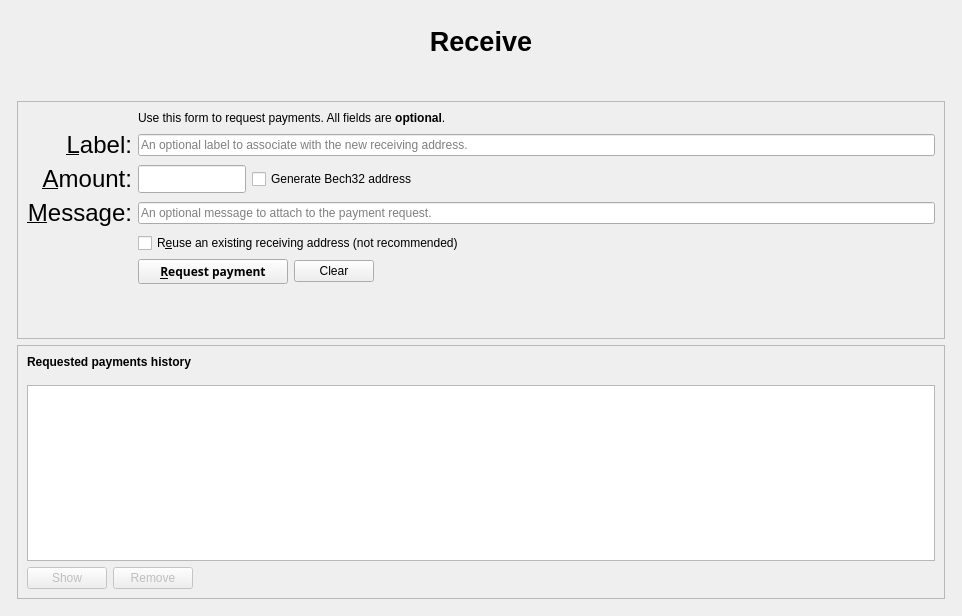
<?xml version="1.0" encoding="UTF-8"?>
<ui version="4.0">
 <class>ReceiveCoinsDialog</class>
 <widget class="QWidget" name="ReceiveCoinsDialog">
  <property name="geometry">
   <rect>
    <x>0</x>
    <y>0</y>
    <width>962</width>
    <height>616</height>
   </rect>
  </property>
  <layout class="QVBoxLayout" name="verticalLayout" stretch="0">
   <item>
    <layout class="QVBoxLayout" name="verticalLayout_Master" stretch="0,1">
     <property name="spacing">
      <number>0</number>
     </property>
     <item>
      <widget class="QFrame" name="frame_Header">
       <layout class="QVBoxLayout" name="verticalLayout_8">
        <property name="leftMargin">
         <number>0</number>
        </property>
        <property name="topMargin">
         <number>0</number>
        </property>
        <property name="rightMargin">
         <number>0</number>
        </property>
        <property name="bottomMargin">
         <number>0</number>
        </property>
        <item>
         <layout class="QHBoxLayout" name="horizontalLayout_Header" stretch="1">
          <item>
           <widget class="QLabel" name="labelOverviewHeaderLeft">
            <property name="minimumSize">
             <size>
              <width>464</width>
              <height>60</height>
             </size>
            </property>
            <property name="maximumSize">
             <size>
              <width>16777215</width>
              <height>60</height>
             </size>
            </property>
            <property name="font">
             <font>
              <pointsize>20</pointsize>
              <weight>75</weight>
              <bold>true</bold>
             </font>
            </property>
            <property name="text">
             <string>Receive</string>
            </property>
            <property name="alignment">
             <set>Qt::AlignCenter</set>
            </property>
           </widget>
          </item>
         </layout>
        </item>
       </layout>
      </widget>
     </item>
     <item>
      <widget class="QFrame" name="frame_BG">
       <layout class="QVBoxLayout" name="verticalLayout_5">
        <property name="leftMargin">
         <number>6</number>
        </property>
        <property name="topMargin">
         <number>6</number>
        </property>
        <property name="rightMargin">
         <number>6</number>
        </property>
        <property name="bottomMargin">
         <number>6</number>
        </property>
        <item>
         <spacer name="verticalSpacer_3">
          <property name="orientation">
           <enum>Qt::Vertical</enum>
          </property>
          <property name="sizeType">
           <enum>QSizePolicy::Preferred</enum>
          </property>
          <property name="sizeHint" stdset="0">
           <size>
            <width>20</width>
            <height>40</height>
           </size>
          </property>
         </spacer>
        </item>
        <item>
         <widget class="QFrame" name="frame2">
          <property name="sizePolicy">
           <sizepolicy hsizetype="Preferred" vsizetype="Expanding">
            <horstretch>0</horstretch>
            <verstretch>0</verstretch>
           </sizepolicy>
          </property>
          <property name="frameShape">
           <enum>QFrame::StyledPanel</enum>
          </property>
          <property name="frameShadow">
           <enum>QFrame::Sunken</enum>
          </property>
          <layout class="QVBoxLayout" name="verticalLayout_3">
           <item>
            <layout class="QGridLayout" name="gridLayout">
             <item row="7" column="2">
              <widget class="QCheckBox" name="reuseAddress">
               <property name="toolTip">
                <string>Reuse one of the previously used receiving addresses.&lt;br&gt;Reusing addresses has security and privacy issues.&lt;br&gt;Do not use this unless re-generating a payment request made before.</string>
               </property>
               <property name="text">
                <string>R&amp;euse an existing receiving address (not recommended)</string>
               </property>
              </widget>
             </item>
             <item row="7" column="0">
              <widget class="QLabel" name="label_4">
               <property name="text">
                <string/>
               </property>
              </widget>
             </item>
             <item row="6" column="0">
              <widget class="QLabel" name="label_3">
               <property name="font">
                <font>
                 <pointsize>18</pointsize>
                </font>
               </property>
               <property name="toolTip">
                <string>An optional message to attach to the payment request, which will be displayed when the request is opened. Note: The message will not be sent with the payment over the MANO network.</string>
               </property>
               <property name="text">
                <string>&amp;Message:</string>
               </property>
               <property name="alignment">
                <set>Qt::AlignRight|Qt::AlignTrailing|Qt::AlignVCenter</set>
               </property>
               <property name="buddy">
                <cstring>reqMessage</cstring>
               </property>
              </widget>
             </item>
             <item row="4" column="2">
              <widget class="QLineEdit" name="reqLabel">
               <property name="toolTip">
                <string>An optional label to associate with the new receiving address.</string>
               </property>
               <property name="placeholderText">
                <string>An optional label to associate with the new receiving address.</string>
               </property>
              </widget>
             </item>
             <item row="6" column="2">
              <widget class="QLineEdit" name="reqMessage">
               <property name="toolTip">
                <string>An optional message to attach to the payment request, which will be displayed when the request is opened.&lt;br&gt;Note: The message will not be sent with the payment over the MANO network.</string>
               </property>
               <property name="placeholderText">
                <string>An optional message to attach to the payment request.</string>
               </property>
              </widget>
             </item>
             <item row="2" column="2">
              <widget class="QLabel" name="label_5">
               <property name="text">
                <string>Use this form to request payments. All fields are &lt;b&gt;optional&lt;/b&gt;.</string>
               </property>
              </widget>
             </item>
             <item row="4" column="0">
              <widget class="QLabel" name="label_2">
               <property name="font">
                <font>
                 <pointsize>18</pointsize>
                </font>
               </property>
               <property name="toolTip">
                <string>An optional label to associate with the new receiving address.</string>
               </property>
               <property name="text">
                <string>&amp;Label:</string>
               </property>
               <property name="alignment">
                <set>Qt::AlignRight|Qt::AlignTrailing|Qt::AlignVCenter</set>
               </property>
               <property name="buddy">
                <cstring>reqLabel</cstring>
               </property>
              </widget>
             </item>
             <item row="5" column="0">
              <widget class="QLabel" name="label">
               <property name="font">
                <font>
                 <pointsize>18</pointsize>
                </font>
               </property>
               <property name="toolTip">
                <string>An optional amount to request. Leave this empty or zero to not request a specific amount.</string>
               </property>
               <property name="text">
                <string>&amp;Amount:</string>
               </property>
               <property name="alignment">
                <set>Qt::AlignRight|Qt::AlignTrailing|Qt::AlignVCenter</set>
               </property>
               <property name="buddy">
                <cstring>reqAmount</cstring>
               </property>
              </widget>
             </item>
             <item row="5" column="2">
              <layout class="QHBoxLayout" name="horizontalLayout_6">
               <item>
                <widget class="BitcoinAmountField" name="reqAmount">
                 <property name="sizePolicy">
                  <sizepolicy hsizetype="Fixed" vsizetype="Fixed">
                   <horstretch>0</horstretch>
                   <verstretch>0</verstretch>
                  </sizepolicy>
                 </property>
                 <property name="minimumSize">
                  <size>
                   <width>80</width>
                   <height>0</height>
                  </size>
                 </property>
                 <property name="maximumSize">
                  <size>
                   <width>1000</width>
                   <height>100</height>
                  </size>
                 </property>
                 <property name="toolTip">
                  <string>An optional amount to request. Leave this empty or zero to not request a specific amount.</string>
                 </property>
                </widget>
               </item>
               <item>
                <widget class="QCheckBox" name="useBech32">
                 <property name="sizePolicy">
                  <sizepolicy hsizetype="Fixed" vsizetype="Fixed">
                   <horstretch>0</horstretch>
                   <verstretch>0</verstretch>
                  </sizepolicy>
                 </property>
                 <property name="maximumSize">
                  <size>
                   <width>1000</width>
                   <height>16777215</height>
                  </size>
                 </property>
                 <property name="focusPolicy">
                  <enum>Qt::StrongFocus</enum>
                 </property>
                 <property name="toolTip">
                  <string>Bech32 addresses (BIP-173) are cheaper to spend from and offer better protection against typos. When unchecked a P2SH wrapped SegWit address will be created, compatible with older wallets.</string>
                 </property>
                 <property name="text">
                  <string>Generate Bech32 address</string>
                 </property>
                </widget>
               </item>
               <item>
                <spacer name="horizontalSpacer_3">
                 <property name="orientation">
                  <enum>Qt::Horizontal</enum>
                 </property>
                 <property name="sizeHint" stdset="0">
                  <size>
                   <width>0</width>
                   <height>0</height>
                  </size>
                 </property>
                </spacer>
               </item>
              </layout>
             </item>
             <item row="8" column="0">
              <widget class="QLabel" name="label_7">
               <property name="text">
                <string/>
               </property>
              </widget>
             </item>
             <item row="8" column="2">
              <layout class="QHBoxLayout" name="horizontalLayout">
               <item>
                <widget class="QPushButton" name="receiveButton">
                 <property name="minimumSize">
                  <size>
                   <width>150</width>
                   <height>0</height>
                  </size>
                 </property>
                 <property name="font">
                  <font>
                   <family>Montserrat</family>
                   <weight>75</weight>
                   <bold>true</bold>
                  </font>
                 </property>
                 <property name="text">
                  <string>&amp;Request payment</string>
                 </property>
                </widget>
               </item>
               <item>
                <widget class="QPushButton" name="clearButton">
                 <property name="sizePolicy">
                  <sizepolicy hsizetype="Minimum" vsizetype="Fixed">
                   <horstretch>0</horstretch>
                   <verstretch>0</verstretch>
                  </sizepolicy>
                 </property>
                 <property name="toolTip">
                  <string>Clear all fields of the form.</string>
                 </property>
                 <property name="text">
                  <string>Clear</string>
                 </property>
                 <property name="autoDefault">
                  <bool>false</bool>
                 </property>
                </widget>
               </item>
               <item>
                <spacer name="horizontalSpacer">
                 <property name="orientation">
                  <enum>Qt::Horizontal</enum>
                 </property>
                 <property name="sizeHint" stdset="0">
                  <size>
                   <width>40</width>
                   <height>20</height>
                  </size>
                 </property>
                </spacer>
               </item>
              </layout>
             </item>
             <item row="9" column="2">
              <spacer name="verticalSpacer">
               <property name="orientation">
                <enum>Qt::Vertical</enum>
               </property>
               <property name="sizeHint" stdset="0">
                <size>
                 <width>20</width>
                 <height>60</height>
                </size>
               </property>
              </spacer>
             </item>
            </layout>
           </item>
          </layout>
         </widget>
        </item>
        <item>
         <widget class="QFrame" name="frame">
          <property name="sizePolicy">
           <sizepolicy hsizetype="Preferred" vsizetype="Expanding">
            <horstretch>0</horstretch>
            <verstretch>0</verstretch>
           </sizepolicy>
          </property>
          <property name="frameShape">
           <enum>QFrame::StyledPanel</enum>
          </property>
          <property name="frameShadow">
           <enum>QFrame::Raised</enum>
          </property>
          <layout class="QVBoxLayout" name="verticalLayout_2">
           <item>
            <widget class="QLabel" name="label_6">
             <property name="font">
              <font>
               <weight>75</weight>
               <bold>true</bold>
              </font>
             </property>
             <property name="text">
              <string>Requested payments history</string>
             </property>
            </widget>
           </item>
           <item>
            <spacer name="verticalSpacer_2">
             <property name="orientation">
              <enum>Qt::Vertical</enum>
             </property>
             <property name="sizeType">
              <enum>QSizePolicy::Preferred</enum>
             </property>
             <property name="sizeHint" stdset="0">
              <size>
               <width>20</width>
               <height>10</height>
              </size>
             </property>
            </spacer>
           </item>
           <item>
            <widget class="QTableView" name="recentRequestsView">
             <property name="sizePolicy">
              <sizepolicy hsizetype="Expanding" vsizetype="Expanding">
               <horstretch>0</horstretch>
               <verstretch>1</verstretch>
              </sizepolicy>
             </property>
             <property name="palette">
              <palette>
               <active>
                <colorrole role="Text">
                 <brush brushstyle="SolidPattern">
                  <color alpha="255">
                   <red>51</red>
                   <green>51</green>
                   <blue>51</blue>
                  </color>
                 </brush>
                </colorrole>
               </active>
               <inactive>
                <colorrole role="Text">
                 <brush brushstyle="SolidPattern">
                  <color alpha="255">
                   <red>51</red>
                   <green>51</green>
                   <blue>51</blue>
                  </color>
                 </brush>
                </colorrole>
               </inactive>
               <disabled>
                <colorrole role="Text">
                 <brush brushstyle="SolidPattern">
                  <color alpha="255">
                   <red>85</red>
                   <green>85</green>
                   <blue>85</blue>
                  </color>
                 </brush>
                </colorrole>
               </disabled>
              </palette>
             </property>
             <property name="contextMenuPolicy">
              <enum>Qt::CustomContextMenu</enum>
             </property>
             <property name="tabKeyNavigation">
              <bool>false</bool>
             </property>
             <property name="showGrid">
              <bool>false</bool>
             </property>
             <property name="sortingEnabled">
              <bool>true</bool>
             </property>
            </widget>
           </item>
           <item>
            <layout class="QHBoxLayout" name="horizontalLayout_2">
             <item>
              <widget class="QPushButton" name="showRequestButton">
               <property name="enabled">
                <bool>false</bool>
               </property>
               <property name="toolTip">
                <string>Show the selected request (does the same as double clicking an entry)</string>
               </property>
               <property name="text">
                <string>Show</string>
               </property>
               <property name="icon">
                <iconset resource="../mano.qrc">
                 <normaloff>:/icons/edit</normaloff>:/icons/edit</iconset>
               </property>
               <property name="autoDefault">
                <bool>false</bool>
               </property>
              </widget>
             </item>
             <item>
              <widget class="QPushButton" name="removeRequestButton">
               <property name="enabled">
                <bool>false</bool>
               </property>
               <property name="toolTip">
                <string>Remove the selected entries from the list</string>
               </property>
               <property name="text">
                <string>Remove</string>
               </property>
               <property name="icon">
                <iconset resource="../mano.qrc">
                 <normaloff>:/icons/remove</normaloff>:/icons/remove</iconset>
               </property>
               <property name="autoDefault">
                <bool>false</bool>
               </property>
              </widget>
             </item>
             <item>
              <spacer name="horizontalSpacer_2">
               <property name="orientation">
                <enum>Qt::Horizontal</enum>
               </property>
               <property name="sizeHint" stdset="0">
                <size>
                 <width>40</width>
                 <height>20</height>
                </size>
               </property>
              </spacer>
             </item>
            </layout>
           </item>
          </layout>
         </widget>
        </item>
       </layout>
      </widget>
     </item>
    </layout>
   </item>
  </layout>
 </widget>
 <customwidgets>
  <customwidget>
   <class>BitcoinAmountField</class>
   <extends>QLineEdit</extends>
   <header>bitcoinamountfield.h</header>
   <container>1</container>
  </customwidget>
 </customwidgets>
 <tabstops>
  <tabstop>reqLabel</tabstop>
  <tabstop>reqAmount</tabstop>
  <tabstop>reqMessage</tabstop>
  <tabstop>reuseAddress</tabstop>
  <tabstop>receiveButton</tabstop>
  <tabstop>clearButton</tabstop>
  <tabstop>recentRequestsView</tabstop>
  <tabstop>showRequestButton</tabstop>
  <tabstop>removeRequestButton</tabstop>
 </tabstops>
 <resources>
  <include location="../mano.qrc"/>
 </resources>
 <connections/>
</ui>
